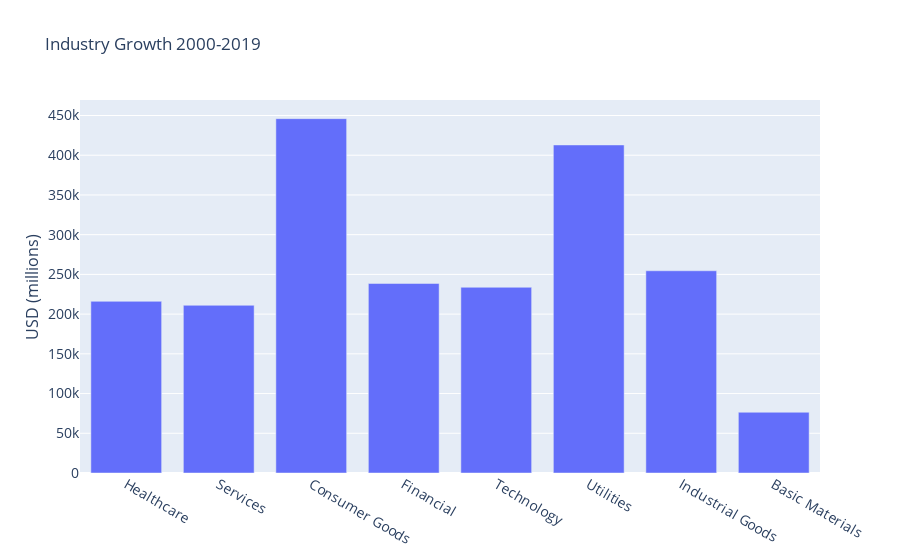

Notebook code for this chart:
### Code cell
labels = companies.sector.unique()
y = companies.groupby('sector')['Price'].sum()
fig = go.Figure([go.Bar(x=labels, y=y)])
fig.update_layout(
    title='Industry Growth 2000-2019',
    xaxis_tickfont_size=14,
    yaxis=dict(
        title='USD (millions)',
        titlefont_size=16,
        tickfont_size=14,
    ),
    legend=dict(
        x=0,
        y=1.0,
        bgcolor='rgba(255, 255, 255, 0)',
        bordercolor='rgba(255, 255, 255, 0)'
    ),
    barmode='group',
    bargap=0.15, # gap between bars of adjacent location coordinates.
    bargroupgap=0.1 # gap between bars of the same location coordinate.
)
fig.show()

### Figure 1 — Plotly figure (JSON) as saved in the notebook; plotly's stock layout.template omitted (floating-point values rounded to 4 significant figures)
{"data": [{"type": "bar", "x": ["Healthcare", "Services", "Consumer Goods", "Financial", "Technology", "Utilities", "Industrial Goods", "Basic Materials"], "y": [216100.0, 211100.0, 446000.0, 238600.0, 233800.0, 412900.0, 254600.0, 76470.0]}], "layout": {"bargap": 0.15, "bargroupgap": 0.1, "barmode": "group", "legend": {"bgcolor": "rgba(255, 255, 255, 0)", "bordercolor": "rgba(255, 255, 255, 0)", "x": 0, "y": 1}, "title": {"text": "Industry Growth 2000-2019"}, "xaxis": {"tickfont": {"size": 14}}, "yaxis": {"tickfont": {"size": 14}, "title": {"font": {"size": 16}, "text": "USD (millions)"}}}}
